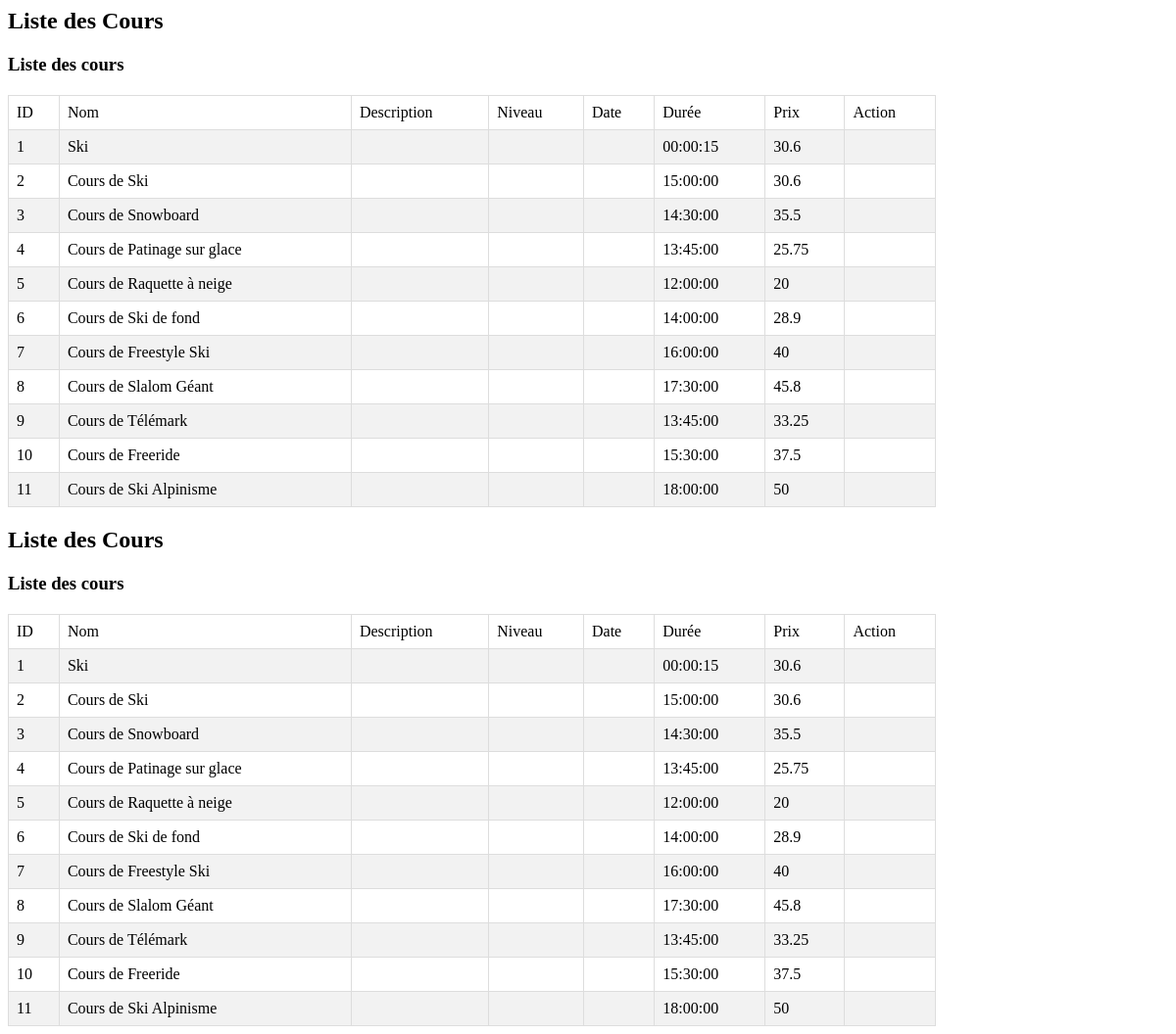
Page /PrestigeAlpin/gestion_cours.php on the committed database.
### tables this page shows
create table cours (
    id_cours int(10) not null auto_increment,
    nom_cours VARCHAR(50),
    descripion_cours varchar(200),
    niveaut_difficulte VARCHAR(100),
    date_heure date,
    duree_cours time,
    prix_cours float(6,2),
    nb_personne int(2),
    PRIMARY KEY (id_cours)
);

### PrestigeAlpin/gestion_cours.php (called while the page is built, shortened)
<?php
require_once("controleur/controleur.class.php");
$unControleur = new Controleur();
$unControleur->setTable("cours");
if (isset($_POST['Filtrer'])) {
    $filtre = $_POST['filtre'];
    $where = array("id_cours", "nom_cours", "description_cours", "prix_cours", "niveau_difficulte");
    $lesCours = $unControleur->selectLike($where, $filtre);
} else {
    $lesCours = $unControleur->selectAll();
}
require_once("vue/vue_select_cours.php");
?>

### PrestigeAlpin/modele/modele.class.php (called while the page is built, shortened)
<?php
	class Modele {
		private $unPDO ;
		private $table ;
		public function __construct (){
			try{
			$url ="mysql:host=localhost;dbname=prestigeAlpin";
			$user = "root";
			$mdp ="";
			$this->unPDO = new PDO($url, $user, $mdp);
			}
			catch (PDOException $exp){
				echo "Erreur connexion BDD : ".$exp->getMessage ();
			}
		}
		public function setTable ($table) {
			$this->table= $table ;
		}
		public function selectAll(){
			$requete ="select * from ".$this->table.";";
			$select = $this->unPDO->prepare ($requete);
			$select->execute();
			return $select->fetchAll();
		}
	}
?>

### PrestigeAlpin/controleur/controleur.class.php (called while the page is built, shortened)
<?php
	require_once ("modele/modele.class.php");
	class Controleur {
		private $unModele ;
		public function __construct (){
			$this->unModele = new Modele ();
		}
		public function setTable ($table){
			$this->unModele->setTable($table);
		}
		public function selectAll (){
			return $this->unModele->selectAll();
		}
	}
?>

### PrestigeAlpin/vue/vue_select_cours.php (the view, shortened to what this page needs)
<h2>Liste des Cours</h2>
<?php
require_once('modele/modele.class.php');
$modele = new Modele();
$modele->setTable("cours");
$lesCours = $modele->selectAll();
?>
<!DOCTYPE html>
<html lang="en">
<head>
    <link rel="stylesheet" href="css/tab.css">
</head>
<body>
<h3>Liste des cours</h3>
<table border="1">
    <tr>
        <td>ID</td>
        <td>Nom</td>
        <td>Description</td>
        <td>Niveau</td>
        <td>Date</td>
        <td>Durée</td>
        <td>Prix</td>
        <td>Action</td>
    </tr>
    <?php
    if (isset($lesCours)) {
        foreach ($lesCours as $cours) {
            echo "<tr>";
            echo "<td>".$cours['id_cours']."</td>";
            echo "<td>".$cours['nom_cours']."</td>";
            echo "<td>".$cours['description_cours']."</td>";
            echo "<td>".$cours['niveau_difficulte']."</td>";
            echo "<td>".$cours['date_cours']."</td>";
            echo "<td>".$cours['duree_cours']."</td>";
            echo "<td>".$cours['prix_cours']."</td>";
            echo "<td>";
            echo "</td>";
            echo "</tr>";
        }
    }
    ?>
</table>
</body>
</html>
<h2>Liste des Cours</h2>
<?php
require_once('modele/modele.class.php');
$modele = new Modele();
$modele->setTable("cours");
$lesCours = $modele->selectAll();
?>
<!DOCTYPE html>
<html lang="en">
<head>
    <link rel="stylesheet" href="css/tab.css">
</head>
<body>
<h3>Liste des cours</h3>
<table border="1">
    <tr>
        <td>ID</td>
        <td>Nom</td>
        <td>Description</td>
        <td>Niveau</td>
        <td>Date</td>
        <td>Durée</td>
        <td>Prix</td>
        <td>Action</td>
    </tr>
    <?php
    if (isset($lesCours)) {
        foreach ($lesCours as $cours) {
            echo "<tr>";
            echo "<td>".$cours['id_cours']."</td>";
            echo "<td>".$cours['nom_cours']."</td>";
            echo "<td>".$cours['description_cours']."</td>";
            echo "<td>".$cours['niveau_difficulte']."</td>";
            echo "<td>".$cours['date_cours']."</td>";
            echo "<td>".$cours['duree_cours']."</td>";
            echo "<td>".$cours['prix_cours']."</td>";
            echo "<td>";
            echo "</td>";
            echo "</tr>";
        }
    }
    ?>
</table>
</body>
</html>

### PrestigeAlpin/css/tab.css (style rules this page uses)
table { width: 80%; border-collapse: collapse; }
td, th { border: 1px solid #ddd; padding: 8px; }
tr:nth-child(even) { background-color: #f2f2f2; }
h3 { margin-bottom: 20px; }

### rows in the picture
cours: id_cours "1", nom_cours "Ski", duree_cours "00:00:15", prix_cours "30.6"
cours: id_cours "2", nom_cours "Cours de Ski", duree_cours "15:00:00", prix_cours "30.6"
cours: id_cours "3", nom_cours "Cours de Snowboard", duree_cours "14:30:00", prix_cours "35.5"
cours: id_cours "4", nom_cours "Cours de Patinage sur glace", duree_cours "13:45:00", prix_cours "25.75"
cours: id_cours "5", nom_cours "Cours de Raquette à neige", duree_cours "12:00:00", prix_cours "20"
cours: id_cours "6", nom_cours "Cours de Ski de fond", duree_cours "14:00:00", prix_cours "28.9"
cours: id_cours "7", nom_cours "Cours de Freestyle Ski", duree_cours "16:00:00", prix_cours "40"
cours: id_cours "8", nom_cours "Cours de Slalom Géant", duree_cours "17:30:00", prix_cours "45.8"
cours: id_cours "9", nom_cours "Cours de Télémark", duree_cours "13:45:00", prix_cours "33.25"
cours: id_cours "10", nom_cours "Cours de Freeride", duree_cours "15:30:00", prix_cours "37.5"
cours: id_cours "11", nom_cours "Cours de Ski Alpinisme", duree_cours "18:00:00", prix_cours "50"
